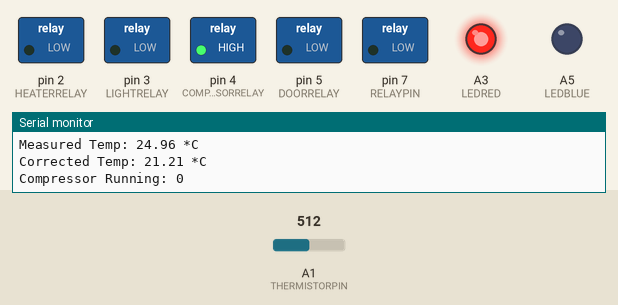
Simulated run of this sketch. Board: Arduino Nano, built with avr-gcc and run on an emulated ATmega328P. Shown: switched loads named in the sketch (green lamp = pin HIGH), output pins drawn as LEDs (lit = HIGH), the last lines printed to the serial monitor. Dashed ring = blinking. Inputs (shaded band) come from the test bench; at power-on: A1 (THERMISTORPIN) = 512.

Above: at 1.2 s.
1.3 s: A1 (THERMISTORPIN) set to 1023
At 2.7 s:
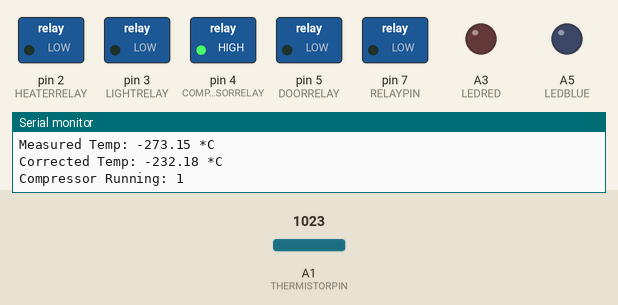
4.3 s: A1 (THERMISTORPIN) set to 689
7.2 s: A1 (THERMISTORPIN) set to 664
At 8.7 s:
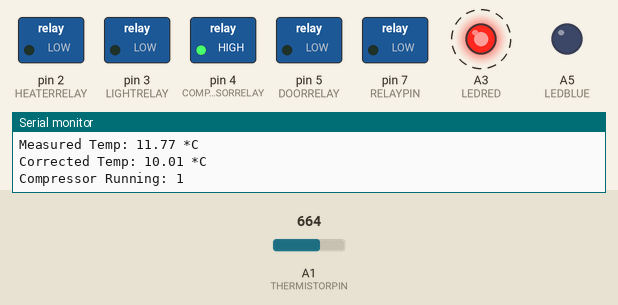
10.2 s: A1 (THERMISTORPIN) set to 716
At 12.3 s:
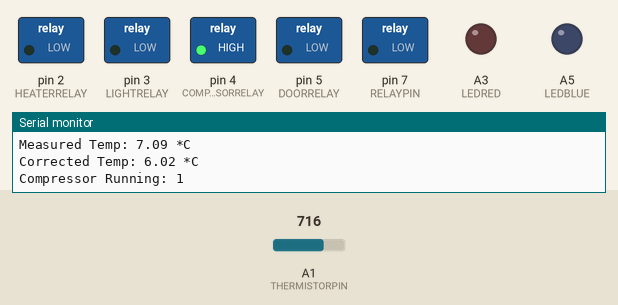
Timing chart, 0 to 12.7 s (numbered marks = the images above; inputs shaded):
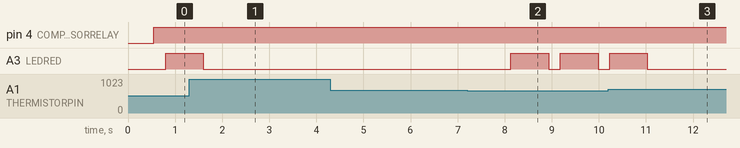

Measured:
- the behaviour switches between 678 and 677 on A1 (THERMISTORPIN) (found by bisection; images 1 and 2)
- after the input at 1.3 s, A3 (LEDRED): goes on until 1.6 s, then stays LOW
- after the input at 7.2 s, A3 (LEDRED): alternates HIGH for 0.80 s and LOW for 0.25 s, starting after 0.93 s
- after the input at 10.2 s, A3 (LEDRED): goes on until 11.0 s, then stays LOW

The sketch:

thermostat.ino
```cpp
//Temp to turn off compressor
#define COMP_ON 11
//Temp to turn off compressor
#define COMP_OFF 9
//TEMP OFFSET from externally measured temp in %
#define TEMPOFFSET 0.85
// which analog pin to connect
#define THERMISTORPIN A1
//RELAY PIN (Digital PIN)
#define RELAYPIN 7
// resistance at 25 degrees C
#define THERMISTORNOMINAL 10000
// temp. for nominal resistance (almost always 25 C)
#define TEMPERATURENOMINAL 25
// how many samples to take and average, more takes longer
// but is more 'smooth'
#define NUMSAMPLES 50
// The beta coefficient of the thermistor (usually 3000-4000)
#define BCOEFFICIENT 3950
// the value of the 'other' resistor
#define SERIESRESISTOR 10000

//RGB LED Pins
#define LEDRED A3
#define LEDGREEN A6
#define LEDBLUE A5

//Time to keep led on
#define LEDDELAY 250

//COMPRESSOR RELAY PINN
#define COMPRESSORRELAY 4
//HEATER Relay PIN
#define HEATERRELAY 2
//Fluro Light Relay Pin
#define LIGHTRELAY 3
//Door Closed Relay
#define DOORRELAY 5

uint16_t samples[NUMSAMPLES];
bool COMP_RUN;


void setup(void) {
  Serial.begin(9600);
  pinMode (RELAYPIN, OUTPUT);
  pinMode (LEDRED, OUTPUT);
  pinMode (LEDGREEN, OUTPUT);
  pinMode (LEDBLUE, OUTPUT);
  pinMode (COMPRESSORRELAY, OUTPUT);
  pinMode (HEATERRELAY, OUTPUT);
  pinMode (LIGHTRELAY, OUTPUT);
  pinMode (DOORRELAY, OUTPUT);
  COMP_RUN=0;
}

void loop(void) {

  uint8_t i;
  float average;
  float measuredtemp;
  float correctedtemp;
  // take N samples in a row, with a slight delay
  for (i = 0; i < NUMSAMPLES; i++) {
    samples[i] = analogRead(THERMISTORPIN); ;
    delay(10);
  }


  // average all the samples out
  average = 0;
  for (i = 0; i < NUMSAMPLES; i++) {
    average += samples[i];
  }
  average /= NUMSAMPLES;

  // convert the value to resistance
  average = 1023 / average - 1;
  average = SERIESRESISTOR / average;

  float steinhart;
  steinhart = average / THERMISTORNOMINAL;     // (R/Ro)
  steinhart = log(steinhart);                  // ln(R/Ro)
  steinhart /= BCOEFFICIENT;                   // 1/B * ln(R/Ro)
  steinhart += 1.0 / (TEMPERATURENOMINAL + 273.15); // + (1/To)
  steinhart = 1.0 / steinhart;                 // Invert
  steinhart -= 273.15;                         // convert to C

  //Serial.print("Measured Temp ");
  //Serial.print(steinhart);
  //Serial.println(" *C");

  correctedtemp = (steinhart * TEMPOFFSET);

  Serial.print("Thermistor resistance ");
  Serial.println(average);
  Serial.print("Measured Temp: ");
  Serial.print(steinhart);
  Serial.println(" *C");
  Serial.print("Corrected Temp: ");
  Serial.print(correctedtemp);
  Serial.println(" *C");
  Serial.print ("Compressor Running: ");
  Serial.println (COMP_RUN);

  if ((not (COMP_RUN)) and (correctedtemp > COMP_ON)) {
    //turn compressor on
    COMP_RUN = true;
    digitalWrite (COMPRESSORRELAY, HIGH);
    analogWrite (LEDRED, 0);
    analogWrite (LEDGREEN, 0);
    analogWrite (LEDBLUE, 0);
    delay(LEDDELAY);
    analogWrite (LEDRED, 255);
    delay(LEDDELAY);
  }

  else if ((COMP_RUN) and  (correctedtemp > COMP_OFF)) {
    analogWrite (LEDRED, 0);
    analogWrite (LEDGREEN, 0);
    analogWrite (LEDBLUE, 0);
    delay(LEDDELAY);
    analogWrite (LEDRED, 255);
    delay(LEDDELAY);

  }

  else if ((COMP_RUN) and (correctedtemp <= COMP_ON)) {
    analogWrite (LEDRED, 0);
    analogWrite (LEDGREEN, 0);
    analogWrite (LEDBLUE, 0);
    delay (LEDDELAY);
    analogWrite (LEDGREEN, 255);
    delay (LEDDELAY);
  }

  else if ((COMP_RUN) and (correctedtemp <= COMP_OFF)) {
    //turn compressor off
    COMP_RUN = false;
    digitalWrite (RELAYPIN, LOW);
    digitalWrite (COMPRESSORRELAY, HIGH);
    analogWrite (LEDRED, 0);
    analogWrite (LEDGREEN, 0);
    analogWrite (LEDBLUE, 0);
    delay (LEDDELAY);
    analogWrite (LEDBLUE, 255);
    delay (LEDDELAY);
  }

  else if (not (COMP_RUN) and (correctedtemp < COMP_ON)) {
    analogWrite (LEDRED, 0);
    analogWrite (LEDGREEN, 0);
    analogWrite (LEDBLUE, 0);
    delay(LEDDELAY);
    analogWrite (LEDBLUE, 255);
    delay(LEDDELAY);
  }


}
```
